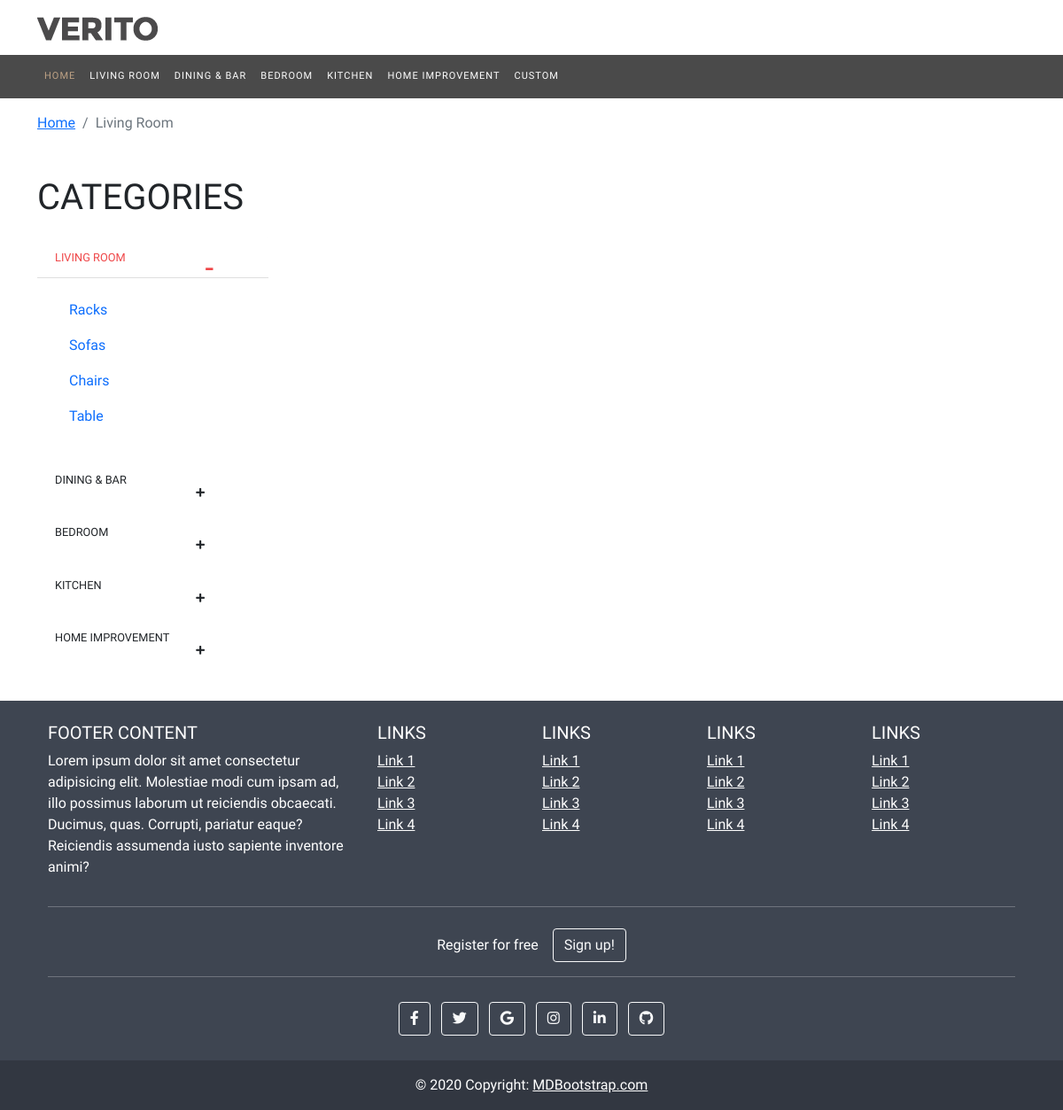
The app's page /front/public/product.php, older data.
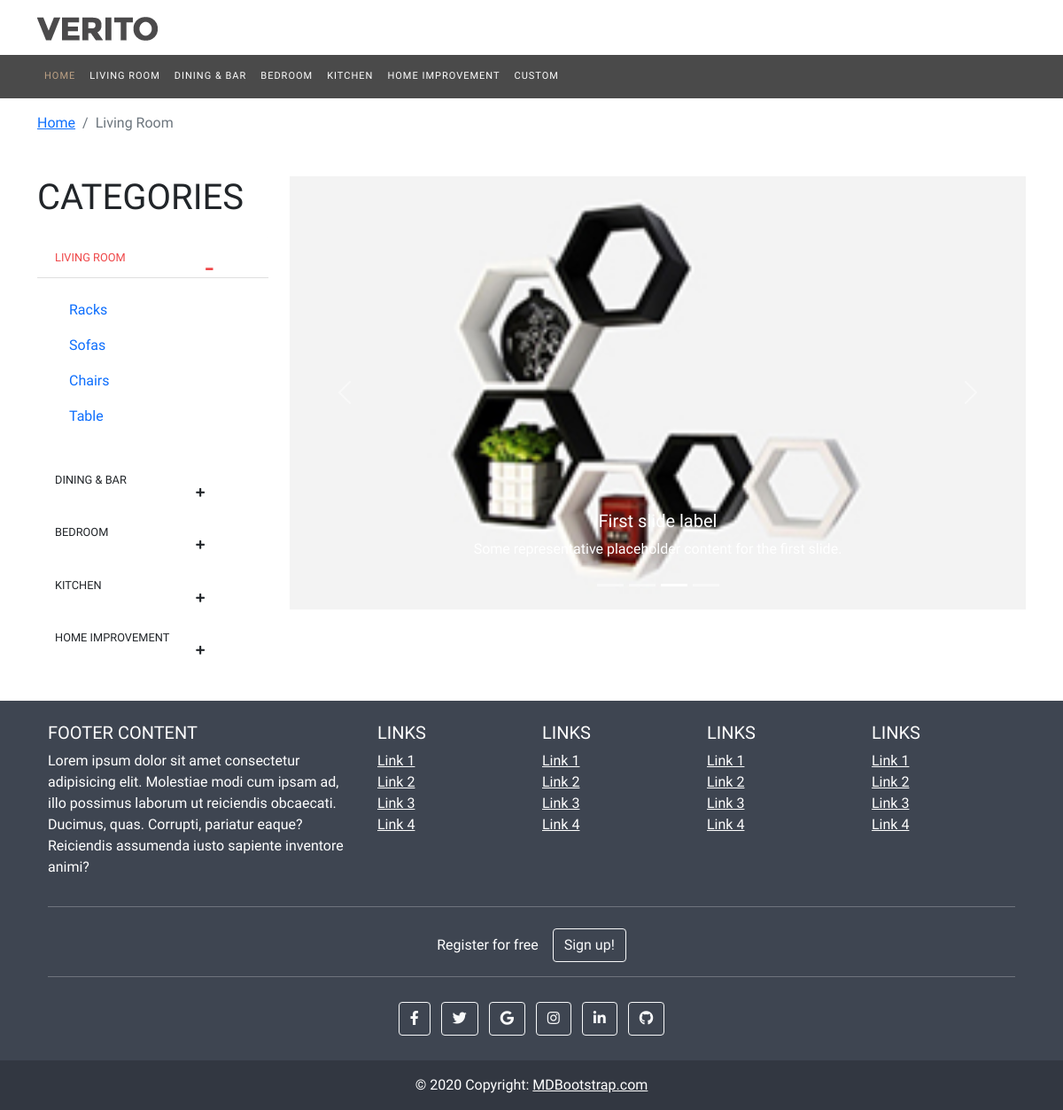
The same page, newer data.
### tables this page shows
CREATE TABLE `banner` (
  `id` int(11) NOT NULL,
  `title` varchar(255) NOT NULL,
  `link` varchar(255) NOT NULL,
  `promotional_message` varchar(255) NOT NULL,
  `html_banner` varchar(255) NOT NULL,
  `is_draft` tinyint(4) NOT NULL DEFAULT '0',
  `picture` varchar(255) DEFAULT NULL,
  `created_at` datetime NOT NULL DEFAULT CURRENT_TIMESTAMP,
  `modified_at` datetime NOT NULL DEFAULT CURRENT_TIMESTAMP,
  `is_active` tinyint(4) NOT NULL DEFAULT '0'
);

### src/Banner.php (called while the page is built, shortened)
<?php
class Banner{
    public $conn = null;
    public function __construct()
    {
        $this->conn = new PDO("mysql:host=localhost;dbname=ecommerce",
            'root', '');
        $this->conn->setAttribute(PDO::ATTR_ERRMODE,
            PDO::ERRMODE_EXCEPTION);
    }
    public function getActiveBanners(){
        $_startFrom = 0;
        $_total = 3;
        $query = "SELECT * FROM `banner` WHERE is_active = 1 LIMIT $_startFrom, $_total";
        $stmt = $this->conn->prepare($query);
        $result = $stmt->execute();
        $banners = $stmt->fetchAll();
        return $banners;
    }
}
?>

### front/views/elements/carousel.php (the view, shortened to what this page needs)
<?php
$_banner = new Banner();
$banners = $_banner->getActiveBanners();
?>
<div id="myCarousel" class="carousel slide" data-bs-ride="carousel">
    <div class="carousel-indicators">
        <button type="button" data-bs-target="#myCarousel" data-bs-slide-to="0" class="active" aria-current="true" aria-label="Slide 1"></button>
        <button type="button" data-bs-target="#myCarousel" data-bs-slide-to="1" aria-label="Slide 2"></button>
        <button type="button" data-bs-target="#myCarousel" data-bs-slide-to="2" aria-label="Slide 3"></button>
        <button type="button" data-bs-target="#myCarousel" data-bs-slide-to="3" aria-label="Slide 4"></button>
    </div>
    <div class="carousel-inner">
        <?php
        $_active = 'active';
        foreach($banners as $banner):
        ?>
        <div class="carousel-item <?=$_active;?>">
            <img src="<?=$webroot;?>uploads/<?=$banner['picture']?>" class="d-block w-100" alt="Slider Image">
            <div class="carousel-caption d-none d-md-block">
                <h5>First slide label</h5>
                <p>Some representative placeholder content for the first slide.</p>
            </div>
        </div>
        <?php
        $_active = '';
        endforeach;
        ?>
    </div>
    <button class="carousel-control-prev" type="button" data-bs-target="#myCarousel" data-bs-slide="prev">
        <span class="carousel-control-prev-icon" aria-hidden="true"></span>
    </button>
    <button class="carousel-control-next" type="button" data-bs-target="#myCarousel" data-bs-slide="next">
        <span class="carousel-control-next-icon" aria-hidden="true"></span>
    </button>
</div>

Row changes from the older to the newer data that the page shows:
added banner: picture (picture)
